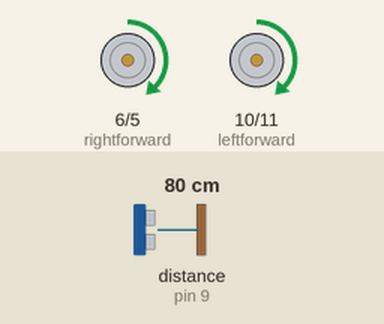
The sketch below on a simulated Arduino Uno, built with avr-gcc and run on an emulated ATmega328P. Parts: motor-driver pin pairs drawn as motors (green arrow = first pin HIGH = forward, orange = second pin HIGH = backward, longer = more drive). Wiring (inferred from the names in the program): ultrasonic range finder: trigger pin 3; echo pin 9. The inputs (shaded band) are chosen by the test bench; at power-on: distance to the obstacle (sensor on pin 9) 80 cm. The echo pulse lasts 58.3 µs per cm; random numbers use the default seed unless the sketch sets one; what the sketch prints to the serial monitor is not drawn.

Above: at 1.2 s.
1.3 s: distance to the obstacle (sensor on pin 9) set to 28 cm
2.8 s: distance to the obstacle (sensor on pin 9) set to 22 cm
At 4.3 s:
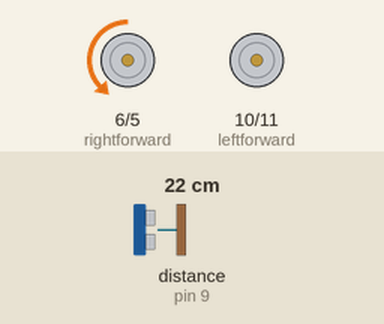
At 7.7 s:
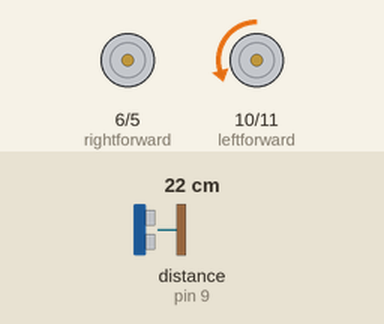
Timing chart, 0 to 12.9 s (numbered marks = the images above; inputs shaded):
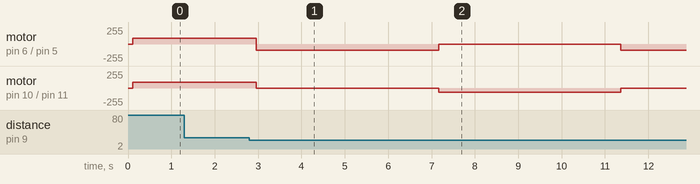

The sketch:

random-ultrasonic.ino
```cpp
int leftforward = 10; //yellow
int leftreverse = 11; //green
int rightforward = 6; //white
int rightreverse = 5; //blue
int trig = 3; //orange
int echo = 9; //brown
long duration; //amount of time in milliseconds for the echo to be sent out and recieved
int speed = 90; //speed of motors between 0 - 255
int threshold = 1400; //time of ping that triggers the robot to reverse
int randnum;

void setup() {
Serial.begin(9600);
pinMode(trig,OUTPUT); //outbound ping
pinMode(echo,INPUT); // inbound reciever
pinMode(leftforward,OUTPUT); //pin to tell left motor to go forward
pinMode(leftreverse,OUTPUT); //pin to tell left motor to go reverse
pinMode(rightforward,OUTPUT); //pin to tell right motor to go forward
pinMode(rightreverse,OUTPUT); //pin to tell right motor to go reverse


}

void loop() {

  digitalWrite(trig, LOW);  // This loop sets the transmitting speaker to be on for 10ms and off for 5ms
  delayMicroseconds(5);
  digitalWrite(trig, HIGH);
  delayMicroseconds(10);
  digitalWrite(trig, LOW);

  duration = pulseIn(echo, HIGH); //listen to response from echoing ping and saves in long format to duration(ms)
  Serial.println(duration); //print the duration
  delay(100); // wait 100ms
  forward();
  reversing();

}

int reversing(void) {
  if(duration<threshold) {
    randnum = random(3);
    if (randnum>=3){
    analogWrite(leftforward,0); //conditions if an obstacle gets in the way of the sensor
    analogWrite(rightforward,0);
    analogWrite(rightreverse,speed*randnum/4);
    analogWrite(leftreverse,0);
    Serial.print("reversing  |  ");
    delay(2000);
    } else if (randnum>=2) {
    analogWrite(leftforward,0); //conditions if an obstacle gets in the way of the sensor
    analogWrite(rightforward,0);
    analogWrite(rightreverse,0);
    analogWrite(leftreverse,speed*randnum/3);
    Serial.print("reversing  |  ");
    delay(2000);
    } else if (randnum>=1) {
    analogWrite(leftforward,0); //conditions if an obstacle gets in the way of the sensor
    analogWrite(rightforward,0);
    analogWrite(rightreverse,speed*randnum);
    analogWrite(leftreverse,0);
    Serial.print("reversing  |  ");
    delay(2000);
    } else if(randnum>=0) {
    analogWrite(leftforward,0); //conditions if an obstacle gets in the way of the sensor
    analogWrite(rightforward,0);
    analogWrite(rightreverse,0);
    analogWrite(leftreverse,speed*randnum*2);
    Serial.print("reversing  |  ");
    }
  }
}

int forward(void) {
  if(duration>=threshold) {
    analogWrite(leftreverse,0); //conditions if there is nothing in the way of the sensor
    analogWrite(rightreverse,0);
    analogWrite(leftforward,speed);
    analogWrite(rightforward,speed);
    Serial.print("moving forward  |  ");
    delay(100);
    }
}
```

Measured:
- the behaviour switches between 25 and 24 cm on distance to the obstacle (sensor on pin 9) (found by bisection; images 0 and 1)
- after the input at 1.3 s, every drawn part: stays the same
- after the input at 2.8 s, motor on pin 6 (rightforward) / pin 5 (rightreverse): forward 90/255 → backward 90/255 after 0.16 s, → stopped 4.2 s later, → backward 90/255 4.2 s later; motor on pin 10 (leftforward) / pin 11 (leftreverse): forward 90/255 → stopped after 0.16 s, → backward 60/255 4.2 s later, → stopped 4.2 s later
